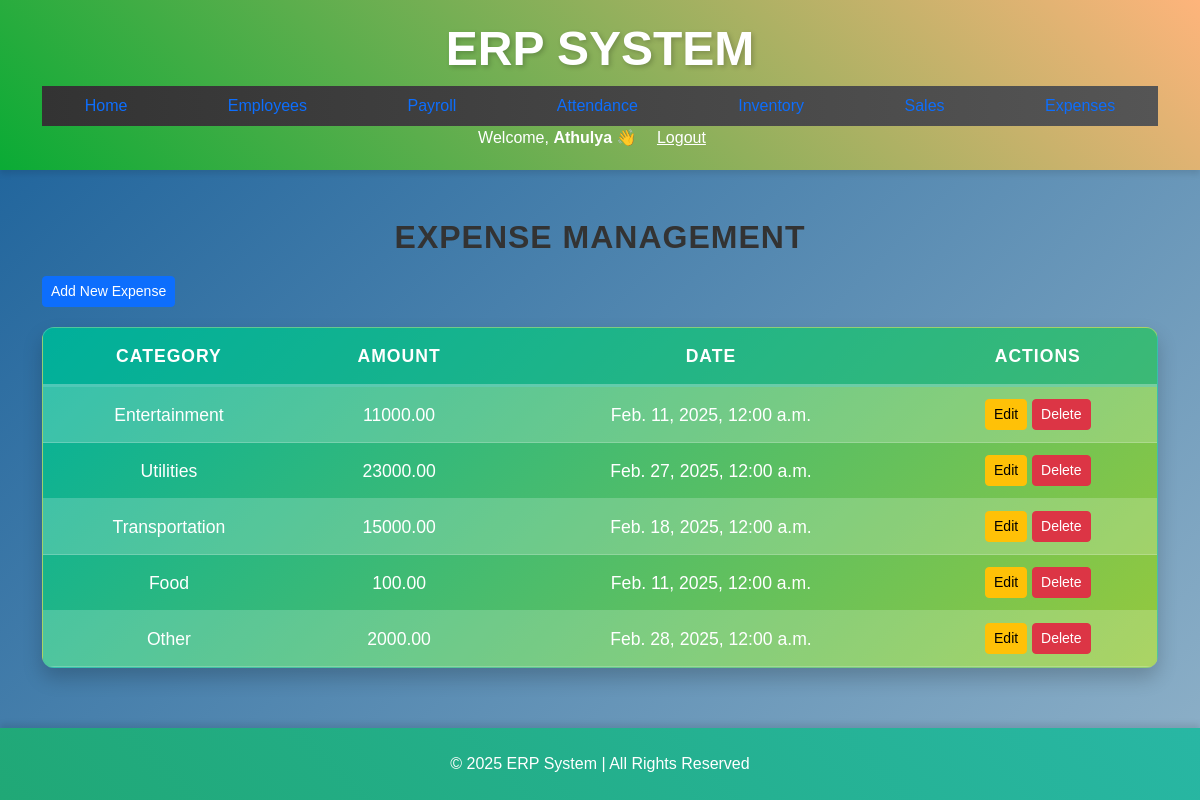
The app's page /expenses/ (signed in) with its own data.
### erp/models.py (models this page shows, shortened)
class Expense(models.Model):
    name = models.CharField(max_length=255, default="Unknown")
    amount = models.DecimalField(max_digits=10, decimal_places=2)
    date = models.DateTimeField(default=timezone.now)  # ✅ Allows manual editing
    category = models.CharField(max_length=255,choices=CATEGORY_CHOICES, default='Other')  # Make sure this field is present

### erp/views.py (the view)
# urls.py: path("expenses/", views.manage_expenses, name="manage_expenses"),
@login_required
def manage_expenses(request):
    expenses = Expense.objects.all()
    return render(request, 'expenses.html', {'expenses': expenses})

### erp/templates/expenses.html (shortened to what this page needs)
{% extends 'base.html' %}
{% block content %}
{% load static %}
<link rel="stylesheet" href="{% static 'static/css/styles.css' %}">
<body class="orders-page">
<h2>Expense  Management</h2>
<a href="{% url 'add_expense' %}" class="btn btn-primary btn-sm">Add New Expense</a>
<table border="1">
    <tr>
        <th>Category</th>
        <th>Amount</th>
        <th>Date</th>
        <th>Actions</th>
    </tr>
    {% for expense in expenses %}
    <tr>
    <td>{{expense.category}}</td>
    <td>{{expense.amount}}</td>
    <td>{{ expense.date|date:"M. d, Y, g:i a" }}
    </td>
    <td>
        <a href="{% url 'update_expense' expense.pk %}" class="btn btn-warning btn-sm">Edit</a>
        <a href="{% url 'delete_expense' expense.pk %}" class="btn btn-danger btn-sm">Delete</a>
    </td>
</tr>
{% endfor %}
</table>
{% endblock %}

### erp/templates/base.html (shortened to what this page needs)
<!DOCTYPE html>
<html lang="en">
<head>
    {% load static %}
<link rel="stylesheet" href="{% static 'static/css/styles.css' %}">
    <link href="https://cdn.jsdelivr.net/npm/bootstrap@5.3.0-alpha1/dist/css/bootstrap.min.css" rel="stylesheet">
    <link rel="stylesheet" href="https://cdnjs.cloudflare.com/ajax/libs/font-awesome/6.0.0/css/all.min.css">
    <link rel="stylesheet" href="{% static 'css/styles.css' %}">
</head>
<body>
    <header>
        <div class="container">
            <div class="logo">
                <h1 class="center-title">ERP System</h1>
            </div>
            <nav>
                <ul class="nav">
                    {% block nav %}
                    <li class="nav-item"><a class="nav-link" href="{% url 'dashboard' %}">Home</a></li>
                    <li class="nav-item"><a class="nav-link" href="{% url 'manage_employees' %}">Employees</a></li>
                    <li class="nav-item"><a class="nav-link" href="{% url 'manage_payroll' %}">Payroll</a></li>
                    <li class="nav-item"><a class="nav-link" href="{% url 'manage_attendance' %}">Attendance</a></li>
                    <li class="nav-item"><a class="nav-link" href="{% url 'manage_inventory' %}">Inventory</a></li>
                    <li class="nav-item"><a class="nav-link" href="{% url 'manage_sales' %}">Sales</a></li>
                    <li class="nav-item"><a class="nav-link" href="{% url 'manage_expenses' %}">Expenses</a></li>
                    {% endblock %}
                </ul>
                <div class="ml-auto flex items-center space-x-4">
                    {% if user.is_authenticated %}
                        <span class="text-white font-medium">Welcome, <strong>{{ user.username }}</strong> 👋</span>
                        <a href="{% url 'logout' %}" class="bg-red-500 text-white px-3 py-1 rounded-lg hover:bg-red-700">Logout</a>
                    {% else %}
                        <a href="{% url 'login' %}" class="bg-green-500 text-white px-3 py-1 rounded-lg hover:bg-green-700">Login</a>
                    {% endif %}
                </div>
            </nav>
        </div>
    </header>
    <main>
        <div class="container mt-5">
            {% block content %}{% endblock %}
        </div>
    </main>
    <footer class="bg-dark text-white py-4 mt-5">
        <div class="container">
            <p class="text-center mb-0">&copy; 2025 ERP System | All Rights Reserved</p>
        </div>
    </footer>
</body>
</html>

### erp/static/css/styles.css (style rules this page uses)
body { background: linear-gradient(135deg, #185f99, #c9d9df, #d1e2f1); background-size: 300% 300%; animation: backgroundGradient 10s ease infinite; color: #333; font-family: 'Arial', sans-serif; }
header { background: linear-gradient(45deg, #0aab35, #feb47b); color: white; padding: 20px 0; text-align: center; box-shadow: 0 4px 6px rgba(0, 0, 0, 0.1); }
header .logo h1 { font-size: 3rem; text-transform: uppercase; font-weight: bold; text-shadow: 2px 2px 5px rgba(0, 0, 0, 0.2); }
nav ul { list-style-type: none; padding: 0; display: flex; justify-content: space-around; background: linear-gradient(90deg, #333, #555); }
nav ul li { margin: 0 15px; }
nav ul li a { color: rgb(244, 238, 238); text-decoration: none; font-size: 1.1rem; padding: 12px 20px; border-radius: 25px; transition: background-color 0.3s, transform 0.3s; }
footer { background: linear-gradient(45deg, #20a876, #28b7a4); color: rgb(218, 76, 76); padding: 20px; text-align: center; position: fixed; width: 100%; bottom: 0; box-shadow: 0 -4px 6px rgba(0, 0, 0, 0.1); animation: footerGradientAnimation 5s ease-in-out infinite; }
footer p { margin: 0; }
table { width: 100%; border-collapse: separate; border-spacing: 0; border-radius: 12px; overflow: hidden; margin: 20px 0; font-size: 1.1rem; text-align: left; box-shadow: 0 10px 20px rgba(0, 0, 0, 0.2); transition: all 0.3s ease-in-out; }
th { padding: 15px; text-transform: uppercase; font-weight: bold; letter-spacing: 1px; text-align: center; border-bottom: 3px solid rgba(255, 255, 255, 0.3); }
td { padding: 12px; text-align: center; font-weight: 500; border-bottom: 1px solid rgba(255, 255, 255, 0.2); }
tr:nth-child(even) { background-color: rgba(255, 255, 255, 0.2); }
.sales-page table, .inventory-page table, .orders-page table { backdrop-filter: blur(10px); -webkit-backdrop-filter: blur(10px); border: 1px solid rgba(255, 255, 255, 0.2); border-radius: 12px; }
.orders-page table { background: linear-gradient(135deg, #00b09b, #96c93d); color: white; }
.orders-page th { background: rgba(0, 176, 155, 0.5); }
h2 { font-size: 2rem; font-weight: bold; text-align: center; color: #333; text-transform: uppercase; margin-bottom: 20px; letter-spacing: 1px; }
ul { list-style: none; padding: 0; display: flex; flex-wrap: wrap; justify-content: center; gap: 15px; }
main { padding-bottom: 97px; }

### erp/templates/base.html (style rules this page uses)
.center-title { text-align: center; }

### records on screen
Expense: category "Entertainment", amount "11000.00", date "Feb. 11, 2025, 12:00 a.m."
Expense: category "Utilities", amount "23000.00", date "Feb. 27, 2025, 12:00 a.m."
Expense: category "Transportation", amount "15000.00", date "Feb. 18, 2025, 12:00 a.m."
Expense: category "Food", amount "100.00", date "Feb. 11, 2025, 12:00 a.m."
Expense: category "Other", amount "2000.00", date "Feb. 28, 2025, 12:00 a.m."

### other values on screen
{{ user.username }} "Athulya"
